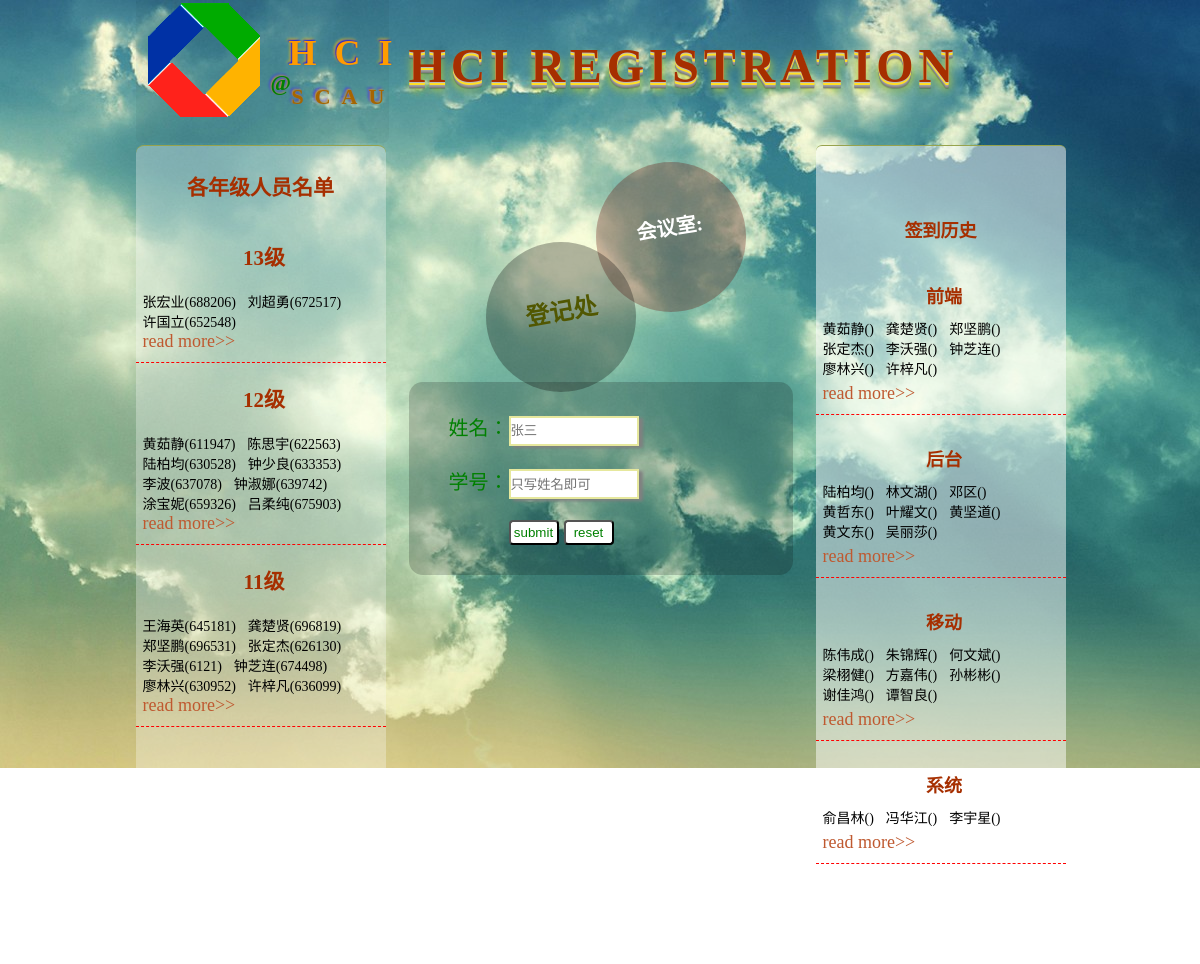
The app's page /, older data.
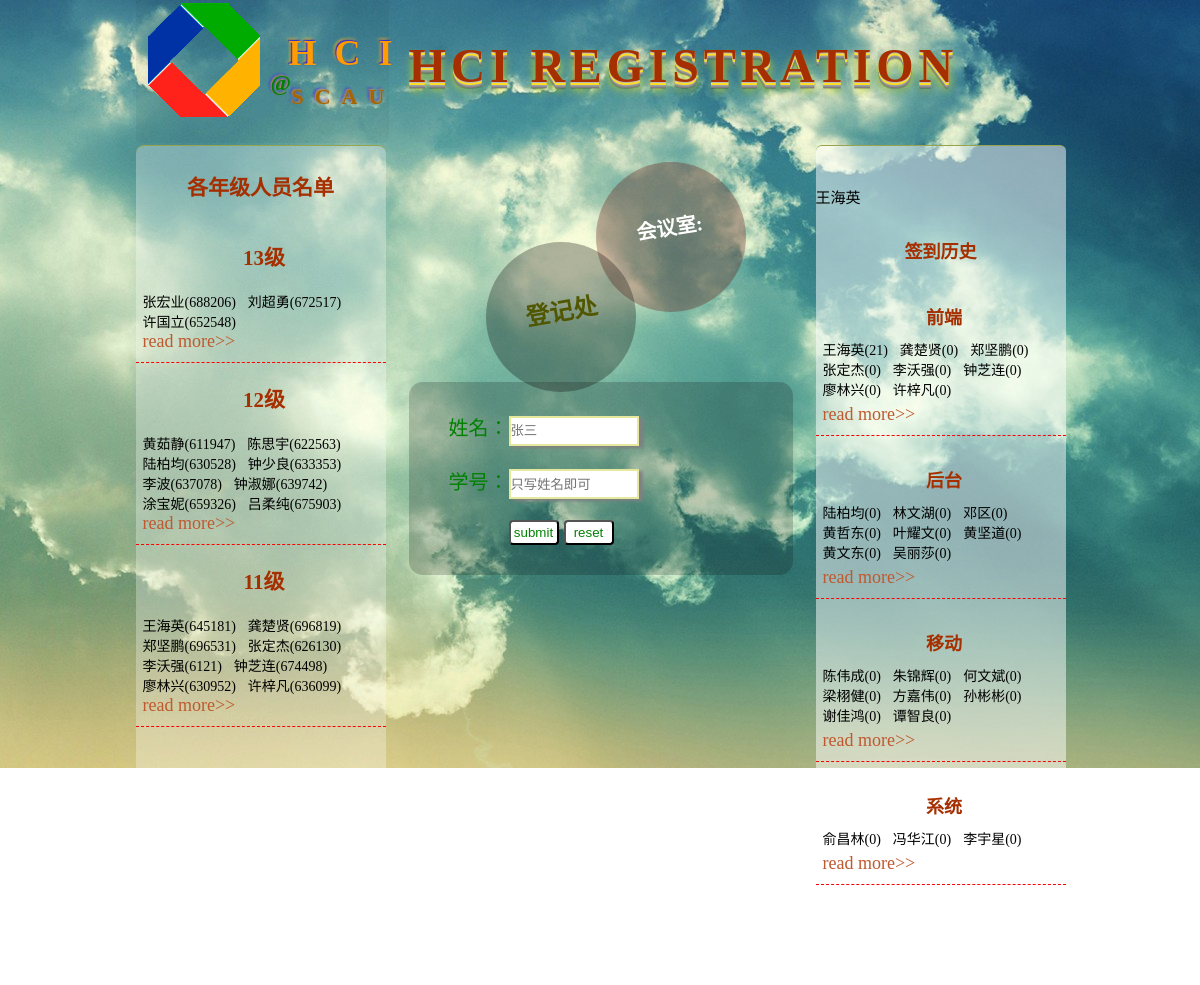
The same page, newer data.
### tables this page shows
CREATE TABLE IF NOT EXISTS `member` (
  `ID` int(10) NOT NULL AUTO_INCREMENT,
  `name` varchar(20) DEFAULT NULL,
  `grade` int(5) DEFAULT NULL,
  `long_phone` varchar(12) DEFAULT NULL,
  `short_phone` int(8) DEFAULT NULL,
  `department` varchar(20) DEFAULT NULL,
  `times` int(6) NOT NULL DEFAULT '0',
  PRIMARY KEY (`ID`)
);

CREATE TABLE IF NOT EXISTS `register` (
  `ID` int(10) NOT NULL AUTO_INCREMENT,
  `meeting` varchar(20) DEFAULT NULL,
  `name` varchar(20) DEFAULT NULL,
  PRIMARY KEY (`ID`)
);

### html/department_information.php (the view)
<?php
$j=0;
$i=0;
while ($row=mysql_fetch_array($result)) {
	echo "<span>".$row['name']."(".$row['times'].")</span>";
	$j++;
	$i++;
	if ($j==3) {
		echo "<br>";
		$j=0;
	}
	if ($i==8) {
		break;
	}
}
echo "<p><a href=\"html/history.php\">read more>></a></p>";
 ?>

### html/grade_information.php
<?php
$j=0;
$i=0;
while ($row=mysql_fetch_array($result)) {
	echo "<span>".$row['name']."(".$row['short_phone'].")</span>";
	$j++;
	$i++;
	if ($j==2) {
		echo "<br>";
		$j=0;
	}
	if ($i==8) {
		break;
	}
}
echo "<p><a href=\"html/member.php\">read more>></a></p>";
 ?>

### html/register_information.php (shortened to what this page needs)
<?php
while ($row=mysql_fetch_array($result)) {
	echo "<span>".$row['name']."</span>";
}
 ?>

Row changes from the older to the newer data that the page shows:
no longer on one of the page's lists (row edited): member: name "黄茹静"
changed member "陆柏均": times (not shown) → "0"
now on one of the page's lists (row edited): member: name "王海英", times "21"
changed member "龚楚贤": times (not shown) → "0"
changed member "郑坚鹏": times (not shown) → "0"
changed member "张定杰": times (not shown) → "0"
changed member "李沃强": times (not shown) → "0"
changed member "钟芝连": times (not shown) → "0"
changed member "廖林兴": times (not shown) → "0"
changed member "许梓凡": times (not shown) → "0"
added register: name "王海英"
changed member "林文湖": times (not shown) → "0"
changed member "邓区": times (not shown) → "0"
changed member "黄哲东": times (not shown) → "0"
changed member "叶耀文": times (not shown) → "0"
changed member "黄坚道": times (not shown) → "0"
changed member "黄文东": times (not shown) → "0"
changed member "吴丽莎": times (not shown) → "0"
changed member "陈伟成": times (not shown) → "0"
changed member "朱锦辉": times (not shown) → "0"
changed member "何文斌": times (not shown) → "0"
changed member "梁栩健": times (not shown) → "0"
changed member "方嘉伟": times (not shown) → "0"
changed member "孙彬彬": times (not shown) → "0"
changed member "谢佳鸿": times (not shown) → "0"
changed member "谭智良": times (not shown) → "0"
changed member "俞昌林": times (not shown) → "0"
changed member "冯华江": times (not shown) → "0"
changed member "李宇星": times (not shown) → "0"
